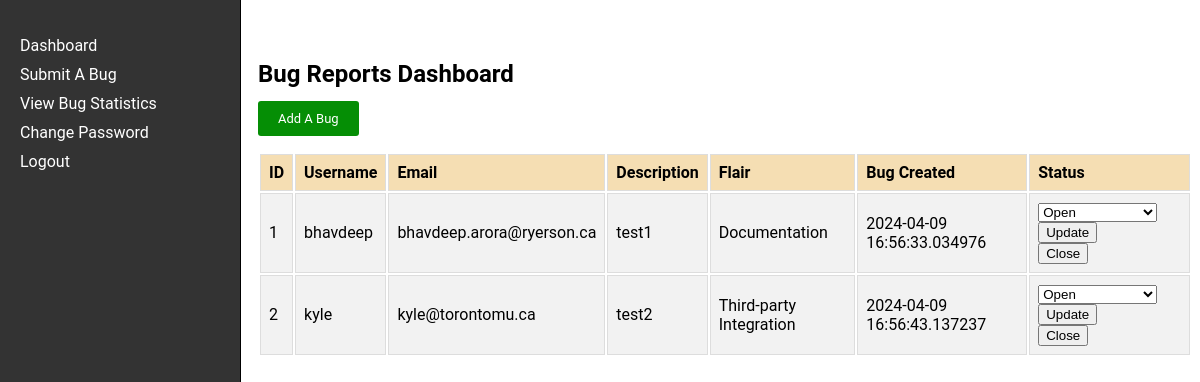
Page /dashboard on the earlier database version.
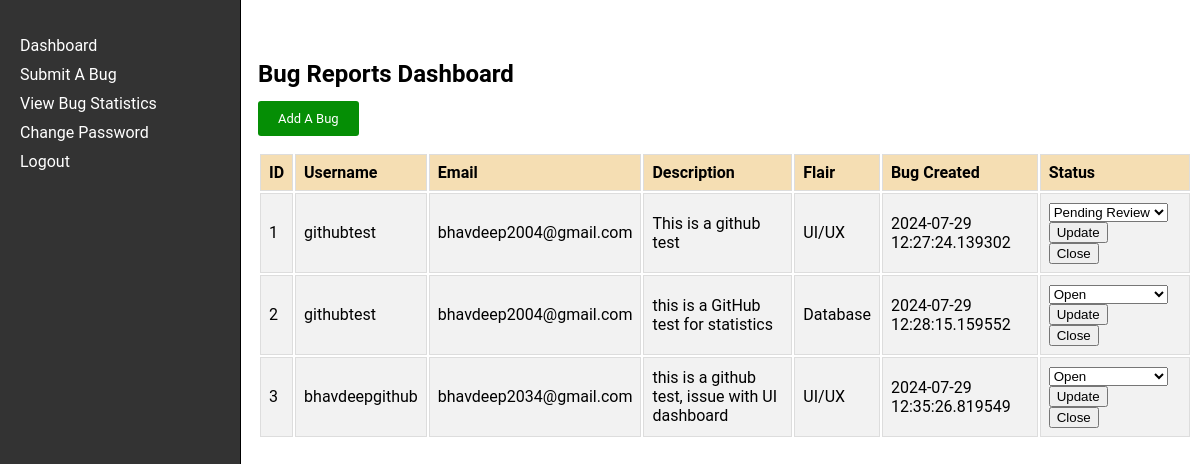
Same page on the later database version.
### app.py (models this page shows)
class Bug(db.Model, UserMixin):
    id = db.Column(db.Integer, primary_key=True)
    username = db.Column(db.String(20), nullable=False)
    email = db.Column(db.String(50), nullable=False)
    bug_description = db.Column(db.String(800), nullable=False)
    bug_flair = db.Column(db.String(20), nullable=True)
    bug_status = db.Column(db.String(20), nullable=True)
    timestamp = db.Column(db.DateTime, nullable=False, default=datetime.now)

### app.py (the view)
@app.route('/dashboard', methods=['GET', 'POST'])
def dashboard():
    bug_reports = Bug.query.all()
    return render_template('dashboard.html', bug_reports=bug_reports)

### templates/dashboard.html (shortened to what this page needs)
<!DOCTYPE html>
<html lang="en">
<head>
    <link rel="stylesheet" href="../static/dashboard.css">
</head>
<body>
    <div class="navbar">
        <ul>
            <li><a href="{{ url_for('dashboard') }}">Dashboard</a></li>
            <li><a href="{{ url_for('submit_bug') }}">Submit A Bug</a></li>
            <li><a href="{{ url_for('bug_graphs') }}">View Bug Statistics</a></li>
            <li><a href="{{ url_for('change_password')}}">Change Password</a></li>
            <li><a href="{{ url_for('logout') }}">Logout</a></li>
        </ul>
    </div>
    <div class="table">
        <h2>Bug Reports Dashboard</h2>
        <a href="{{ url_for('submit_bug') }}" class="add-a-bug">Add A Bug</a>
        <table class="bug-report-table">
            <tr>
                <th>ID</th>
                <th>Username</th>
                <th>Email</th>
                <th>Description</th>
                <th>Flair</th>
                <th>Bug Created</th>
                <th>Status</th>
            </tr>
            {% for bug in bug_reports %}
            <tr>
                <td>{{ bug.id }}</td>
                <td>{{ bug.username }}</td>
                <td>{{ bug.email }}</td>
                <td>{{ bug.bug_description }}</td>
                <td>{{ bug.bug_flair }}</td>
                <td>{{ bug.timestamp }}</td>
                <td>
                    <form method="POST" action="{{ url_for('update_bug_status', bug_id=bug.id) }}" onsubmit="return confirmUpdate()">
                        <select name="bug_status">
                            <option value="Open" {% if bug.bug_status == 'Open' %} selected {% endif %}>Open</option>
                            <option value="Pending Review" {% if bug.bug_status == 'Pending Review' %} selected {% endif %}>Pending Review</option>
                        </select>
                        <input type="submit" value="Update">
                    </form>
                    <form method="POST" action="{{ url_for('close_bug', bug_id=bug.id) }}" onsubmit="return confirmClose()">
                        <input type="submit" value="Close">
                    </form>
                </td>
            </tr>
            {% endfor %}
        </table>
    </div>
</body>
</html>

### static/dashboard.css (style rules this page uses)
body { font-family: "Roboto", sans-serif; }
.navbar { width: 200px; height: 100%; position: fixed; top: 0; left: 0; background-color: #333; padding: 20px; color: white; border-right: 1px solid black; }
.navbar ul { list-style-type: none; padding: 0; }
.navbar li { margin-bottom: 10px; }
.navbar li a { color: white; text-decoration: none; }
.table { margin-left: 250px; width: calc(100% - 250px); margin-top: 60px; border-collapse: collapse; }
.table th, .table td { border: 1px solid #ddd; padding: 8px; }
.table th { background-color: wheat; text-align: left; }
.table tr:nth-child(even) { background-color: #f2f2f2; }
.table tr { background-color: #f2f2f2; }
.add-a-bug { background-color: rgb(5, 142, 5); color: #fff; border: none; border-radius: 3px; padding: 10px 20px; cursor: pointer; text-decoration: none; font-size: small; }
.bug-report-table { margin-top: 25px; }

Differences in the rows shown:
changed Bug id 1: username "bhavdeep" → "githubtest"; email "bhavdeep.arora@ryerson.ca" → "bhavdeep2004@gmail.com"; bug_description "test1" → "This is a github test"; bug_flair "Documentation" → "UI/UX"; timestamp "2024-04-09 16:56:33.034976" → "2024-07-29 12:27:24.139302"; bug_status "Open" → "Pending Review"
changed Bug id 2: username "kyle" → "githubtest"; email "kyle@torontomu.ca" → "bhavdeep2004@gmail.com"; bug_description "test2" → "this is a GitHub test for statistics"; bug_flair "Third-party Integration" → "Database"; timestamp "2024-04-09 16:56:43.137237" → "2024-07-29 12:28:15.159552"
added Bug: id "3", username "bhavdeepgithub", email "bhavdeep2034@gmail.com", bug_description "this is a github test, issue with UI dashboard", bug_flair "UI/UX", timestamp "2024-07-29 12:35:26.819549", bug_status "Open"
